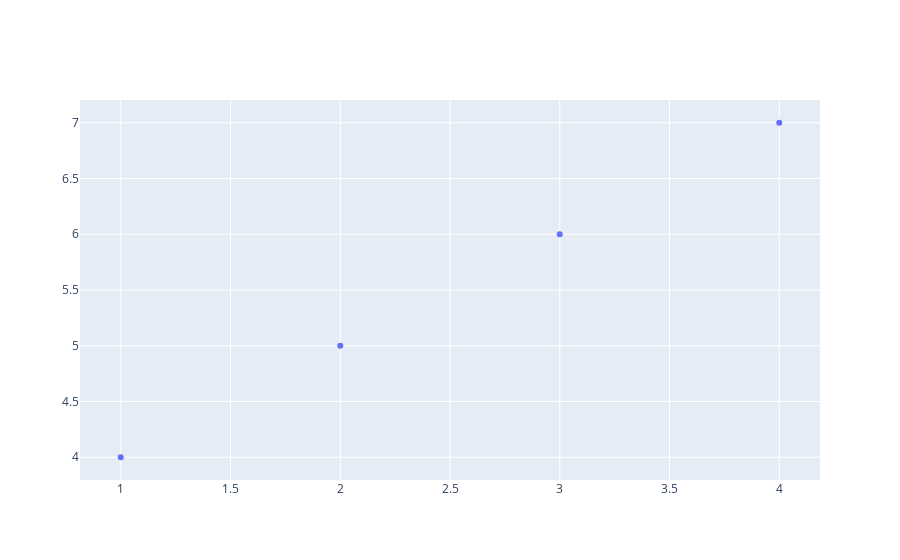

Notebook code for this chart:
### Code cell
list1 = [1,2,3,4]
list2 = [4,5,6,7]
fig = go.Figure()
fig.add_trace(go.Scatter(x = list1, y = list2, mode= 'markers'))

### Figure 1 — Plotly figure (JSON) as saved in the notebook; plotly's stock layout.template omitted (floating-point values rounded to 4 significant figures)
{"data": [{"mode": "markers", "type": "scatter", "x": [1, 2, 3, 4], "y": [4, 5, 6, 7]}], "layout": {"autosize": true, "xaxis": {"autorange": true, "range": [0.8185, 4.182], "type": "linear"}, "yaxis": {"autorange": true, "range": [3.752, 7.248], "type": "linear"}}}
